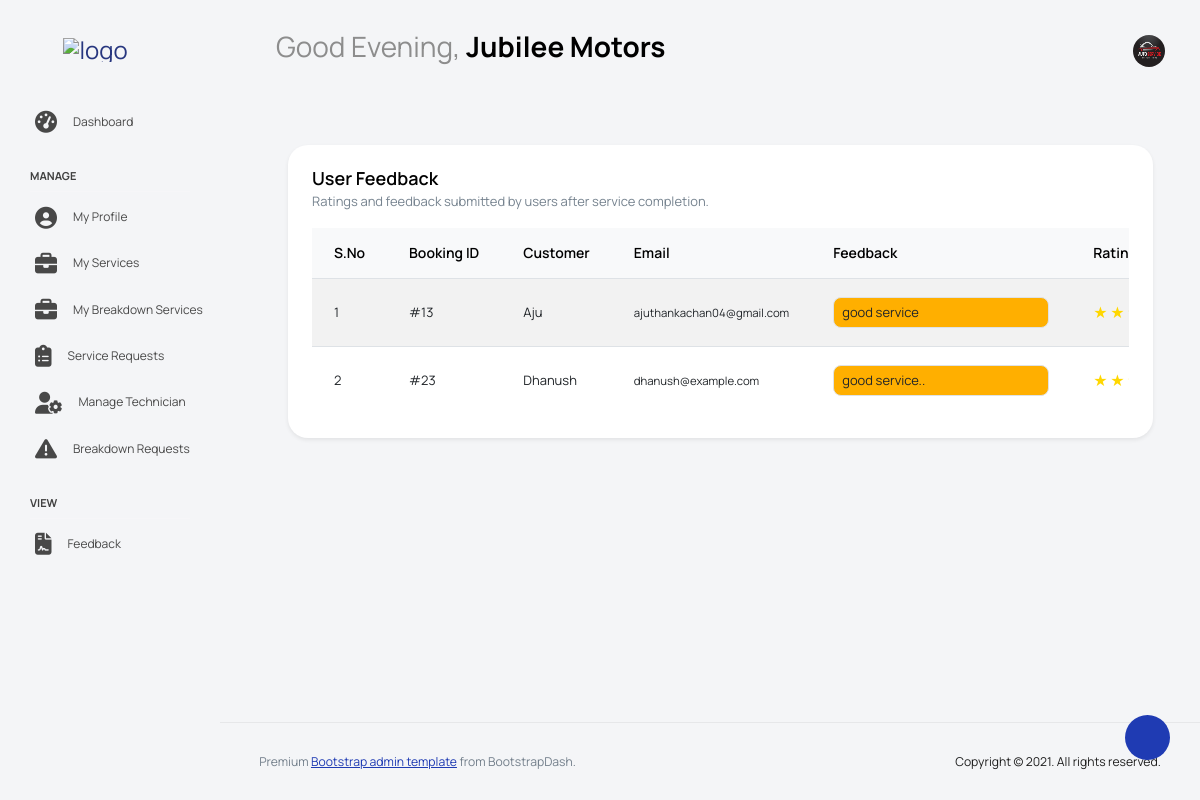
The page /ServiceCenter/view_feedback/ (signed in) on the database as committed earlier.
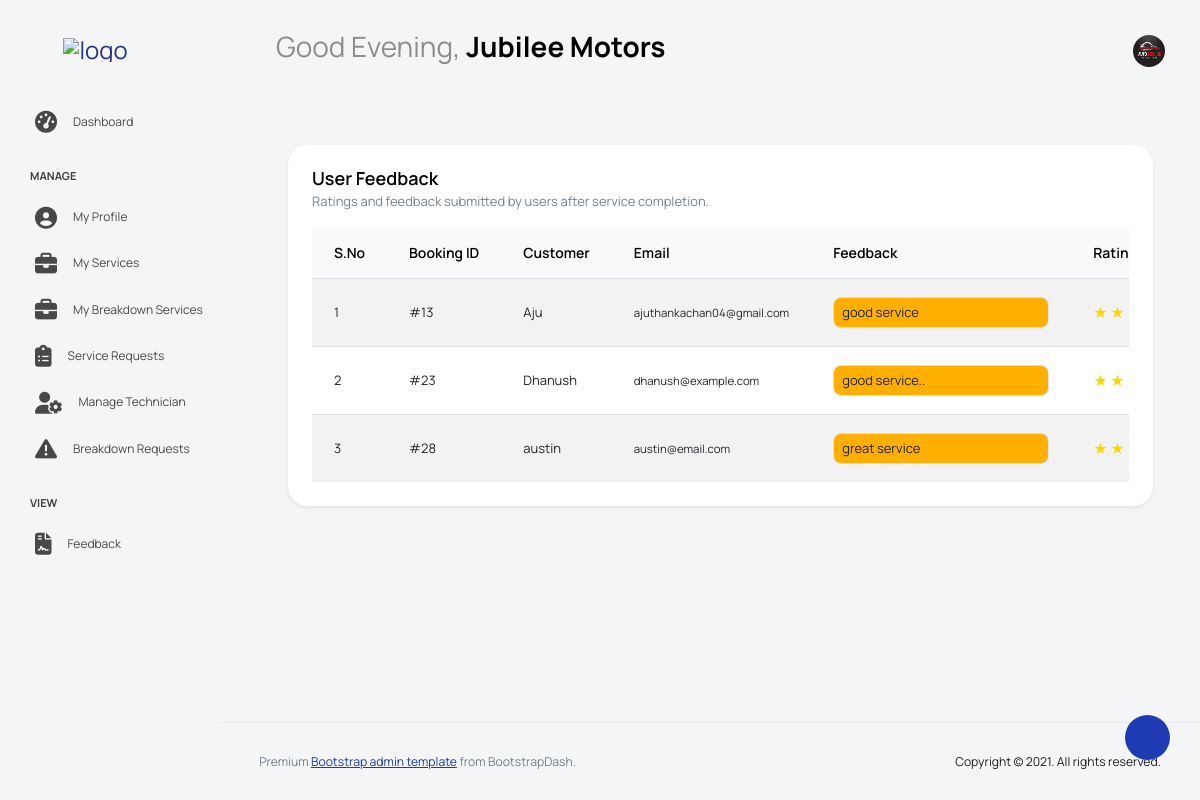
The same page on the database as committed later.
### User/models.py (models this page shows, shortened)
class tbl_feedback(models.Model):
    RATING_CHOICES = (
        (1, 'Very Bad'),
        (2, 'Bad'),
        (3, 'Average'),
        (4, 'Good'),
        (5, 'Excellent'),
    )
    feedback_content = models.TextField()
    rating = models.PositiveSmallIntegerField(choices=RATING_CHOICES)
    feedback_date = models.DateTimeField(auto_now_add=True)
    user = models.ForeignKey(tbl_user,on_delete=models.CASCADE,related_name='feedbacks')
    servicecenter = models.ForeignKey(tbl_servicecenter,on_delete=models.CASCADE,related_name='feedbacks')
    booking = models.OneToOneField(tbl_booking,on_delete=models.CASCADE,related_name='feedback')

class tbl_booking(models.Model):
    booking_date=models.DateField(auto_now_add=True)
    booking_todate=models.DateField()
    booking_status=models.IntegerField(default=0)
    booking_complaints=models.CharField(max_length=50)
    user=models.ForeignKey(tbl_user,on_delete=models.CASCADE)
    servicecenter=models.ForeignKey(tbl_servicecenter,on_delete=models.CASCADE)
    vehicle=models.ForeignKey(tbl_vehicle,on_delete=models.CASCADE)
    technician=models.ForeignKey(tbl_technician,on_delete=models.CASCADE,null=True)

### Guest/models.py (models this page shows)
class tbl_user(models.Model):
    user_name=models.CharField(max_length=50)
    user_gender=models.CharField(max_length=50)
    contact_number=models.CharField(max_length=50)
    user_email=models.CharField(max_length=50)
    password=models.CharField(max_length=50)
    place=models.ForeignKey(tbl_place,on_delete=models.CASCADE)
    address=models.CharField(max_length=50)
    image=models.FileField(upload_to='Assets/UserDocs/')
    user_status=models.IntegerField(default=0)

### ServiceCenter/views.py (the view)
# urls.py: path('view_feedback/',views.view_feedback,name="view_feedback"),
def view_feedback(request):
    servicecenter=tbl_servicecenter.objects.get(id=request.session['cid'])
    feedbacks=tbl_feedback.objects.filter(servicecenter=servicecenter)
    return render(request,"ServiceCenter/Feedback.html",{'feedbacks': feedbacks,'Data': servicecenter})

### ServiceCenter/templates/ServiceCenter/Feedback.html (shortened to what this page needs)
{% extends 'ServiceCenter/Head_service.html' %}
{% block content %}
<div class="container-xxl py-4">
  <div class="row">
    <div class="col-lg-12 grid-margin stretch-card mb-4">
      <div class="card shadow-sm">
        <div class="card-body">
          <div class="d-flex justify-content-between align-items-center mb-3">
            <div>
              <h4 class="card-title mb-1">User Feedback</h4>
              <p class="card-description mb-0">
                Ratings and feedback submitted by users after service completion.
              </p>
            </div>
          </div>
          <div class="table-responsive">
            <table class="table table-striped align-middle">
              <thead class="table-light">
                <tr>
                  <th style="width:60px;">S.No</th>
                  <th>Booking ID</th>
                  <th>Customer</th>
                  <th>Email</th>
                  <th style="min-width:260px;">Feedback</th>
                  <th style="width:140px;">Rating</th>
                </tr>
              </thead>
              <tbody>
                {% for i in feedbacks %}
                <tr>
                  <td class="fw-semibold">{{ forloop.counter }}</td>
                  <td class="fw-semibold">#{{ i.booking.id }}</td>
                  <td class="fw-semibold">{{ i.user.user_name }}</td>
                  <td>
                    <small class="fw-semibold">{{ i.user.user_email }}</small>
                  </td>
                  <td style="max-width:280px;">
                    <div class="text-wrap border rounded p-2 bg-warning bg-opacity-10">
                      {{ i.feedback_content }}
                    </div>
                  </td>
                  <td>
                    {% for star in "12345" %}
                      {% if forloop.counter <= i.rating %}
                        <span style="color:gold; font-size:16px;">★</span>
                      {% else %}
                        <span style="color:#ccc; font-size:16px;">★</span>
                      {% endif %}
                    {% endfor %}
                  </td>
                </tr>
                {% empty %}
                <tr>
                  <td colspan="7" class="text-center text-muted py-4">
                    No feedback has been submitted yet.
                  </td>
                </tr>
                {% endfor %}
              </tbody>
            </table>
          </div>
        </div>
      </div>
    </div>
  </div>
</div>
{% endblock content %}

Rows that differ between the two databases and show on the page:
added tbl_feedback: booking.id "28", user.user_name "austin", user.user_email "austin@email.com", feedback_content "great service", rating 5 (drawn)
